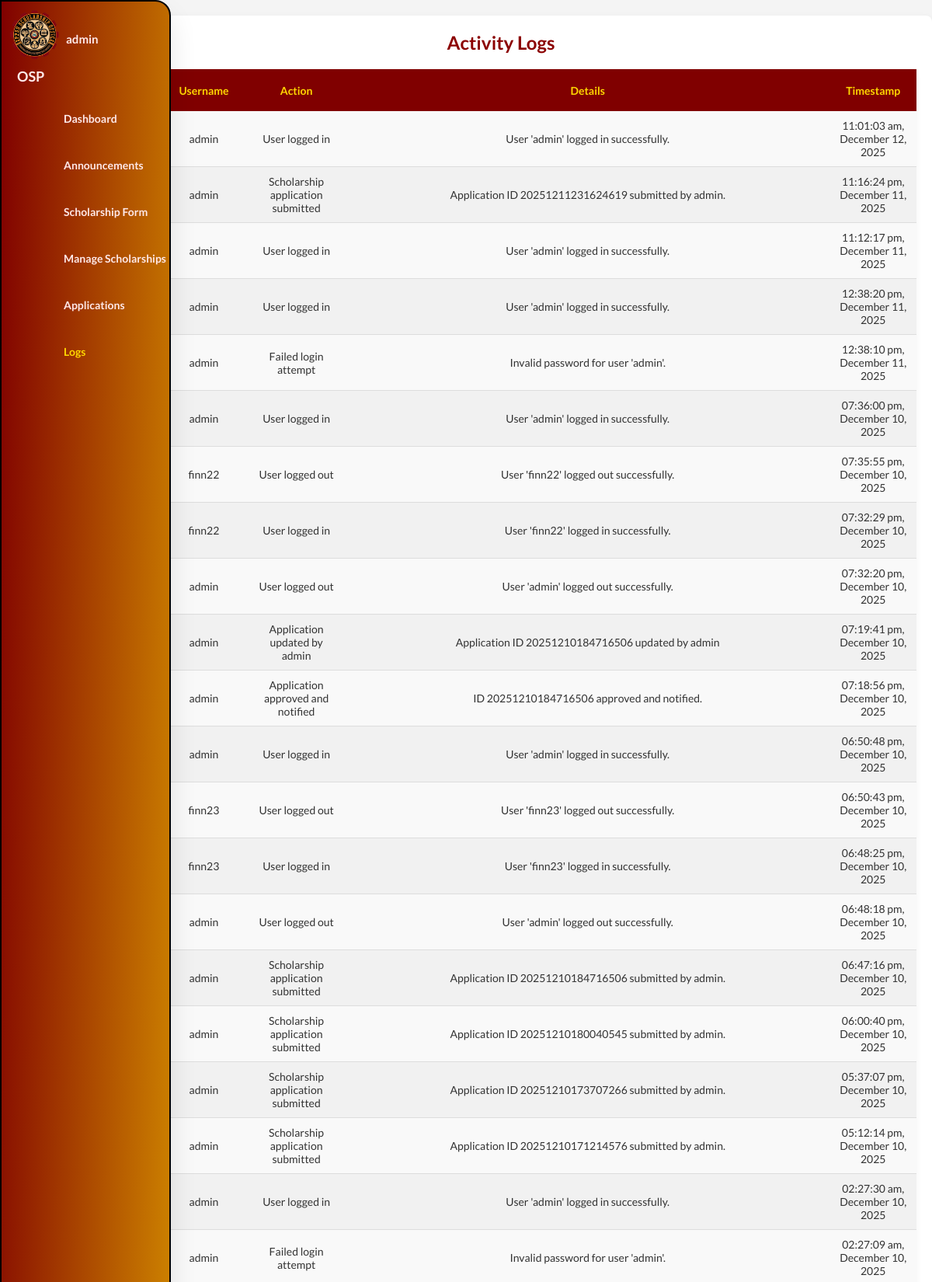
The page /views/logs.php (signed in, upper part) on the database its author committed.
### tables this page shows
CREATE TABLE `logs` (
  `id` int(11) NOT NULL,
  `user_id` int(11) NOT NULL,
  `action` varchar(255) NOT NULL,
  `details` text DEFAULT NULL,
  `timestamp` timestamp NOT NULL DEFAULT current_timestamp()
);

CREATE TABLE `users` (
  `id` int(11) NOT NULL,
  `username` varchar(50) NOT NULL,
  `password` varchar(255) NOT NULL,
  `created_at` datetime NOT NULL DEFAULT current_timestamp(),
  `role` varchar(50) NOT NULL
);

### views/logs.php (the view, shortened to what this page needs)
<?php
include '../includes/session.php';
$logs = [];
$sql = "SELECT l.id, l.user_id, u.username, l.action, l.details, l.timestamp
        FROM logs l
        INNER JOIN users u ON l.user_id = u.id
        ORDER BY l.timestamp DESC";
try {
    $stmt = $pdo->prepare($sql);
    $stmt->execute();
    $logs = $stmt->fetchAll(PDO::FETCH_ASSOC);
} catch (Exception $e) {
    echo "Error fetching logs: " . $e->getMessage();
}
?>
<!DOCTYPE html>
<html lang="en">
<head>
    <link rel="stylesheet" href="../css/styles.css?v=<?php echo time(); ?>">
    <link rel="stylesheet" href="../css/preloader.css?v=<?php echo time(); ?>">
    <link rel="stylesheet" href="../css/dashboard.css?v=<?php echo time(); ?>">
    <link rel="stylesheet" href="../css/logs.css?v=<?php echo time(); ?>">
</head>
<body>
    <nav class="stroke" id="sideNav">
        <ul>
            <li>
                <a href="#" class="logo">
                    <div style="display: flex; align-items: center;">
                        <img src="../assets/images/icons/scholarship_seal.png" alt="Scholarship Seal">
                        <span class="username"><?php echo htmlspecialchars($_SESSION["username"]); ?></span>
                    </div>
                    <span class="nav-item" style="margin-left: 10px;">OSP</span>
                </a>
            </li>
            <?php if ($_SESSION["role"] === 'admin'): ?>
                <li><a href="./dashboard.php"><i class="fas fa-solid fa-gauge"></i><span
                            class="nav-item-2">Dashboard</span></a></li>
                <li><a href="./announcement.php"><i class="fas fa-bullhorn"></i>
                        <span class="nav-item-2">Announcements</span></a>
                </li>
                <li><a href="./scholarship_form.php"><i class="fas fa-solid fa-file"></i><span
                            class="nav-item-2">Scholarship Form</span></a></li>
                <li><a href="./manage_dropdowns.php"><i class="fas fa-list"></i><span class="nav-item-2">Manage
                            Scholarships</span></a></li>
                <li><a href="./applications.php"><i class="fas fa-solid fa-folder"></i><span
                            class="nav-item-2">Applications</span></a></li>
                <li><a href="./logs.php" class="active"><i class="fas fa-clipboard-list"></i><span
                            class="nav-item-2">Logs</span></a></li>
            <?php endif; ?>
            <li></li>
        </ul>
    </nav>
    <div class="content">
        <h1>Activity Logs</h1>
        <table class="log-table">
            <thead>
                <tr>
                    <th>#</th>
                    <th>User ID</th>
                    <th>Username</th>
                    <th>Action</th>
                    <th>Details</th>
                    <th>Timestamp</th>
                </tr>
            </thead>
            <tbody>
                <?php if (!empty($logs)): ?>
                    <?php foreach ($logs as $log): ?>
                        <tr>
                            <td><?php echo htmlspecialchars($log['id']); ?></td>
                            <td><?php echo htmlspecialchars($log['user_id']); ?></td>
                            <td><?php echo htmlspecialchars($log['username']); ?></td>
                            <td><?php echo htmlspecialchars($log['action']); ?></td>
                            <td><?php echo htmlspecialchars($log['details']); ?></td>
                            <td><?php try {
                                $date = DateTime::createFromFormat('Y-m-d H:i:s', $log['timestamp']);
                                if ($date) {
                                    echo $date->format('h:i:s a, F j, Y');
                                } else {
                                    echo "Invalid date format";
                                }
                            } catch (Exception $e) {
                                echo "Error: " . $e->getMessage();
                            } ?></td>
                        </tr>
                    <?php endforeach; ?>
                <?php else: ?>
                    <tr>
                        <td colspan="7">No logs found.</td>
                    </tr>
                <?php endif; ?>
            </tbody>
        </table>
    </div>
</body>
</html>

### css/styles.css (style rules this page uses)
* { margin: 0; padding: 0; outline: none; border: none; text-decoration: none; box-sizing: border-box; font-family: "Lato", sans-serif; }
body { background: #f4f4f4; }
.logo { text-align: start; display: flex; flex-direction: column; align-items: start; transition: all 0.5s ease; }
.logo img { width: 65px; height: 65px; margin-bottom: 10px; }
.logo span { font-weight: bold; font-size: 18px; text-align: center; }
.username { margin-left: 10px; font-size: 15px !important; }
nav { position: absolute; top: 0; bottom: 0; left: 0; height: 100%; background: linear-gradient(to bottom right, #800000, #ffd700); width: 80px; overflow: hidden; transition: width 0.2s linear; box-shadow: 0 20px 35px rgba(0, 0, 0, 0.1); position: fixed; z-index: 99999; border-top-right-radius: 20px; border-bottom-right-radius: 20px; border: 2px solid black; }
a { position: relative; color: #ffe9e9 !important; font-size: 14px; display: table; width: 350px; padding: 10px; transition: background 0.3s ease, transform 0.3s ease, color 0.3s ease; font-weight: bold; text-decoration: none !important; }
nav ul li a, nav ul li a:after, nav ul li a:before { transition: all 0.5s; }
nav ul li a i { position: relative; width: 70px; height: 40px; top: 14px; font-size: 20px; text-align: center; }
.nav-item { position: relative; margin-left: 15px; }
.nav-item-2 { position: relative; top: 12px; }
.active { color: #ffd700 !important; font-weight: bold; }
.content { margin-left: 90px; padding: 20px; color: #333; }
.content h1 { font-size: 24px; color: #800000; }

### css/dashboard.css (style rules this page uses)
.username { margin-left: 8px; font-weight: bold; font-size: 18px; }
.content { margin-top: 20px; padding: 20px; background-color: #fff; border-radius: 8px; box-shadow: 0 4px 8px rgba(0, 0, 0, 0.1); }
.content h1, .content h2 { color: #8B0000; }

### css/logs.css (style rules this page uses)
.content h1 { text-align: center; }
.log-table { width: 100%; border-collapse: collapse; margin: 20px 0; font-size: 14px; background-color: #f9f9f9; border-radius: 8px; box-shadow: 0 4px 8px rgba(0, 0, 0, 0.05); }
.content { overflow: auto; }
.log-table th, .log-table td { padding: 10px; text-align: center; }
.log-table th { background-color: #800000; color: #FFD700; }
.log-table tr:nth-child(even) { background-color: #f1f1f1; }
.log-table td { border-bottom: 1px solid #ddd; }

### rows shown on the page
logs: user.username "admin", action "User logged in", details "User 'admin' logged in successfully.", timestamp "11:01:03 am, December 12, 2025"
logs: user.username "admin", action "Scholarship application submitted", details "Application ID 20251211231624619 submitted by admin.", timestamp "11:16:24 pm, December 11, 2025"
logs: id "274", user "1", user.username "admin", action "User logged in", details "User 'admin' logged in successfully.", timestamp "11:12:17 pm, December 11, 2025"
logs: id "273", user.username "admin", action "User logged in", details "User 'admin' logged in successfully.", timestamp "12:38:20 pm, December 11, 2025"
logs: user.username "admin", action "Failed login attempt", details "Invalid password for user 'admin'.", timestamp "12:38:10 pm, December 11, 2025"
logs: user.username "admin", action "User logged in", details "User 'admin' logged in successfully.", timestamp "07:36:00 pm, December 10, 2025"
logs: user.username "finn22", action "User logged out", details "User 'finn22' logged out successfully.", timestamp "07:35:55 pm, December 10, 2025"
logs: user.username "finn22", action "User logged in", details "User 'finn22' logged in successfully.", timestamp "07:32:29 pm, December 10, 2025"
logs: user.username "admin", action "User logged out", details "User 'admin' logged out successfully.", timestamp "07:32:20 pm, December 10, 2025"
logs: user.username "admin", action "Application updated by admin", details "Application ID 20251210184716506 updated by admin", timestamp "07:19:41 pm, December 10, 2025"
logs: user.username "admin", action "Application approved and notified", details "ID 20251210184716506 approved and notified.", timestamp "07:18:56 pm, December 10, 2025"
logs: user.username "admin", action "User logged in", details "User 'admin' logged in successfully.", timestamp "06:50:48 pm, December 10, 2025"
logs: user.username "finn23", action "User logged out", details "User 'finn23' logged out successfully.", timestamp "06:50:43 pm, December 10, 2025"
logs: user.username "finn23", action "User logged in", details "User 'finn23' logged in successfully.", timestamp "06:48:25 pm, December 10, 2025"
logs: user.username "admin", action "User logged out", details "User 'admin' logged out successfully.", timestamp "06:48:18 pm, December 10, 2025"
logs: user.username "admin", action "Scholarship application submitted", details "Application ID 20251210184716506 submitted by admin.", timestamp "06:47:16 pm, December 10, 2025"
logs: user.username "admin", action "Scholarship application submitted", details "Application ID 20251210180040545 submitted by admin.", timestamp "06:00:40 pm, December 10, 2025"
logs: user.username "admin", action "Scholarship application submitted", details "Application ID 20251210173707266 submitted by admin.", timestamp "05:37:07 pm, December 10, 2025"
logs: user.username "admin", action "Scholarship application submitted", details "Application ID 20251210171214576 submitted by admin.", timestamp "05:12:14 pm, December 10, 2025"
logs: user.username "admin", action "User logged in", details "User 'admin' logged in successfully.", timestamp "02:27:30 am, December 10, 2025"
logs: user.username "admin", action "Failed login attempt", details "Invalid password for user 'admin'.", timestamp "02:27:09 am, December 10, 2025"

### other values the page prints
$_SESSION["username"] "admin"
